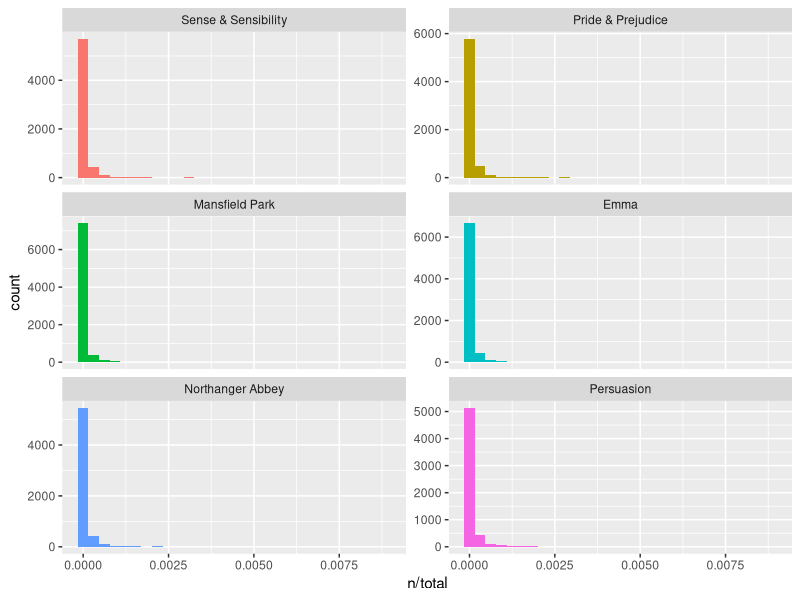
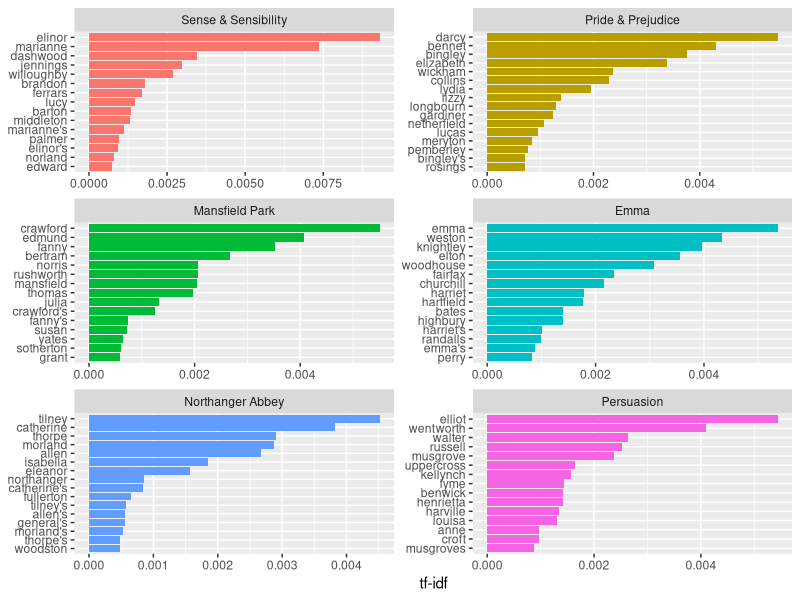

These charts were generated, in order, by the following R code:
## ---- chunk 1
library(dplyr)
library(janeaustenr)
library(tidytext)

book_words <- austen_books() %>% 
  unnest_tokens(word, text) %>% 
  count(book, word, sort = TRUE)

total_words <- book_words %>% 
  group_by(book) %>% 
  summarize(total = sum(n))

book_words <- left_join(book_words, total_words)
book_words

library(ggplot2)
ggplot(book_words, aes(n/total, fill = book)) + 
  geom_histogram(show.legend = FALSE) + 
  xlim(NA, 0.009) + 
  facet_wrap(~book, ncol = 2, scales = "free_y")

freq_by_rank <- book_words %>% 
  group_by(book) %>% 
  mutate(rank = row_number(), 
         term_frequency = n/total)
## ---- chunk 2
book_words <- book_words %>% 
  bind_tf_idf(word, book, n)

book_words %>%
  arrange(desc(tf_idf)) %>%
  mutate(word = factor(word, levels = rev(unique(word)))) %>% 
  group_by(book) %>% 
  top_n(15) %>% 
  ungroup() %>%
  ggplot(aes(word, tf_idf, fill = book)) +
  geom_col(show.legend = FALSE) +
  labs(x = NULL, y = "tf-idf") +
  facet_wrap(~book, ncol = 2, scales = "free") +
  coord_flip()
